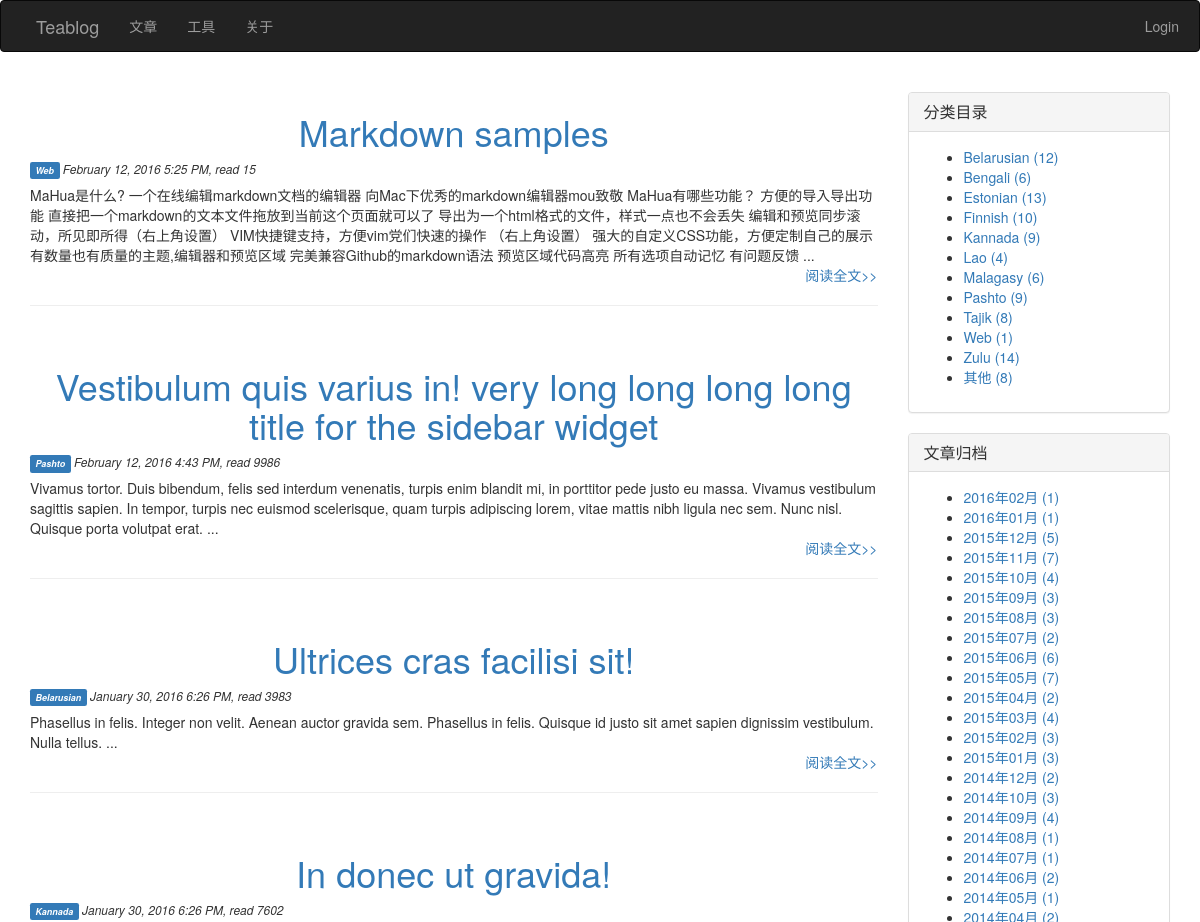
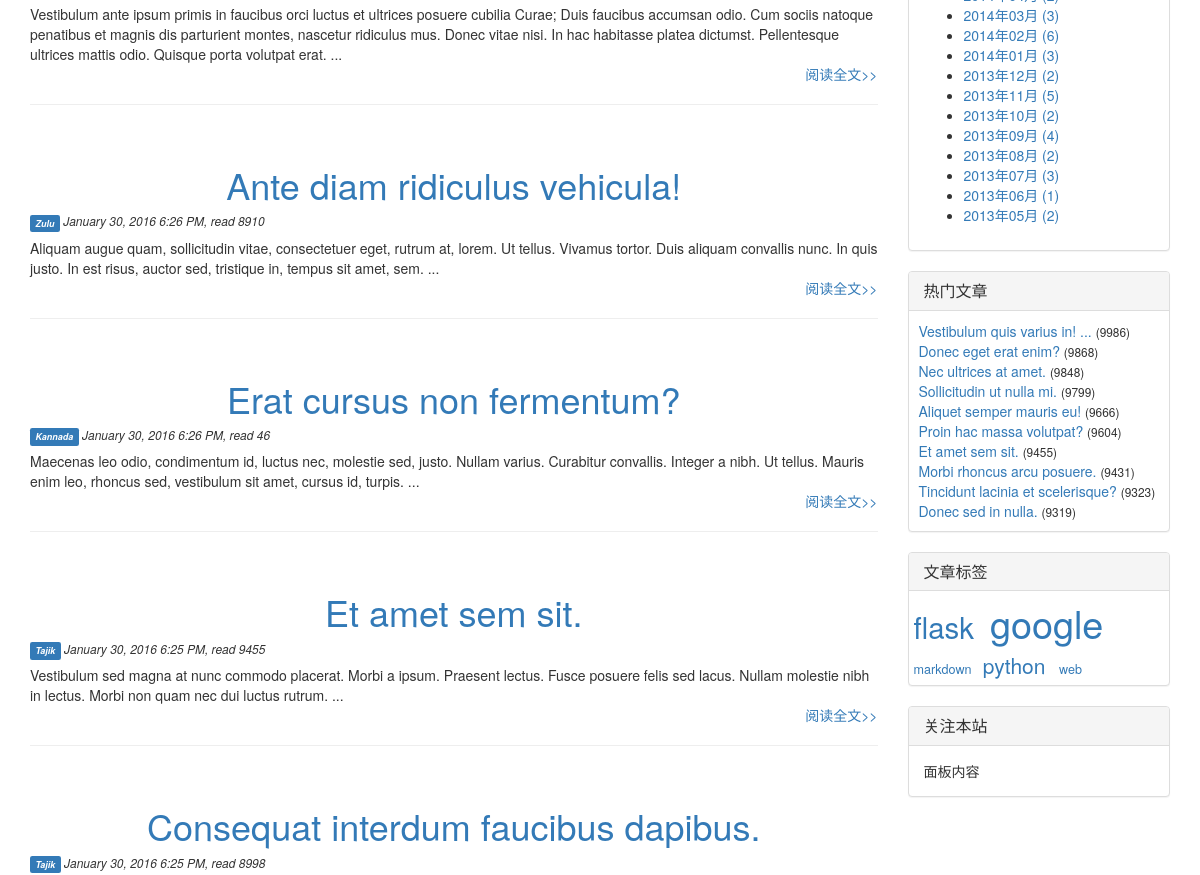
Before: / (upper part) with the older database file (2 pictures, top to bottom).
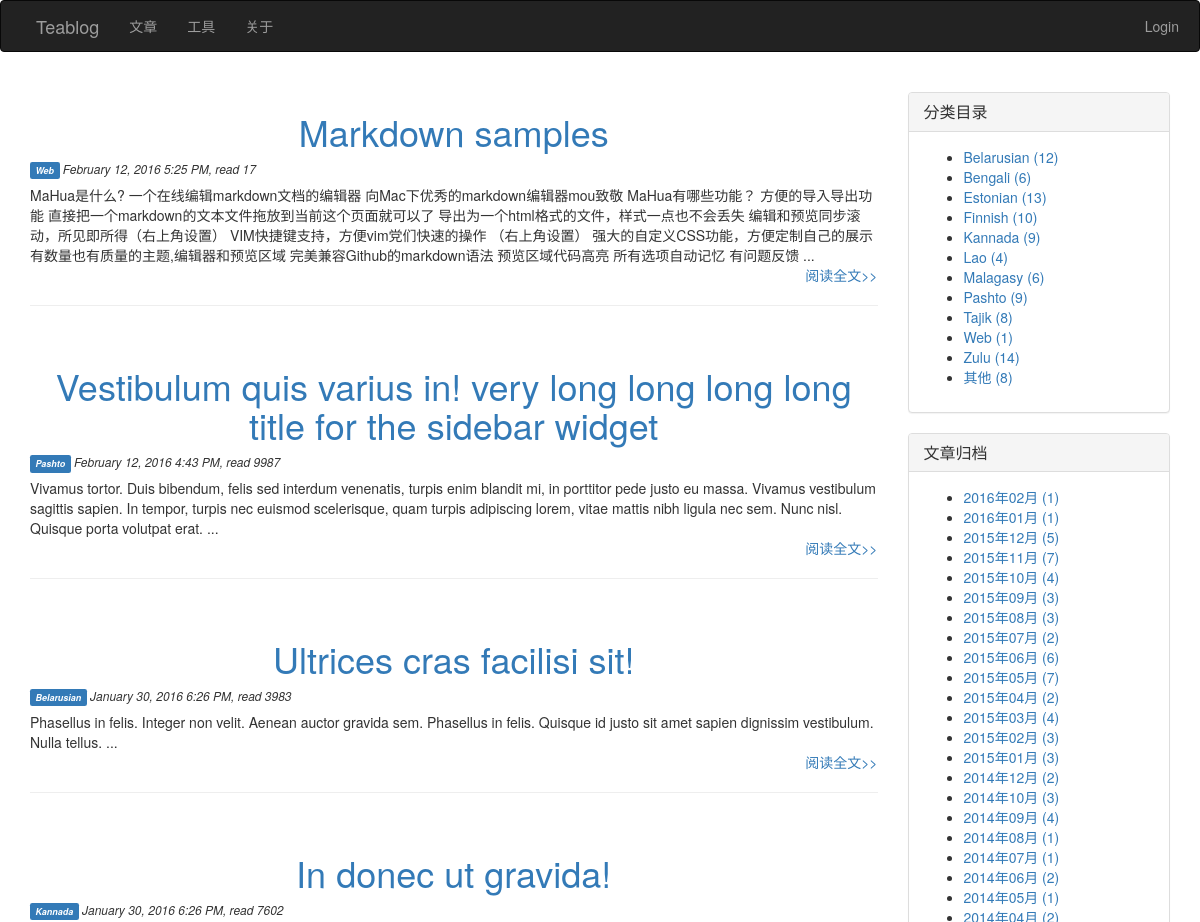
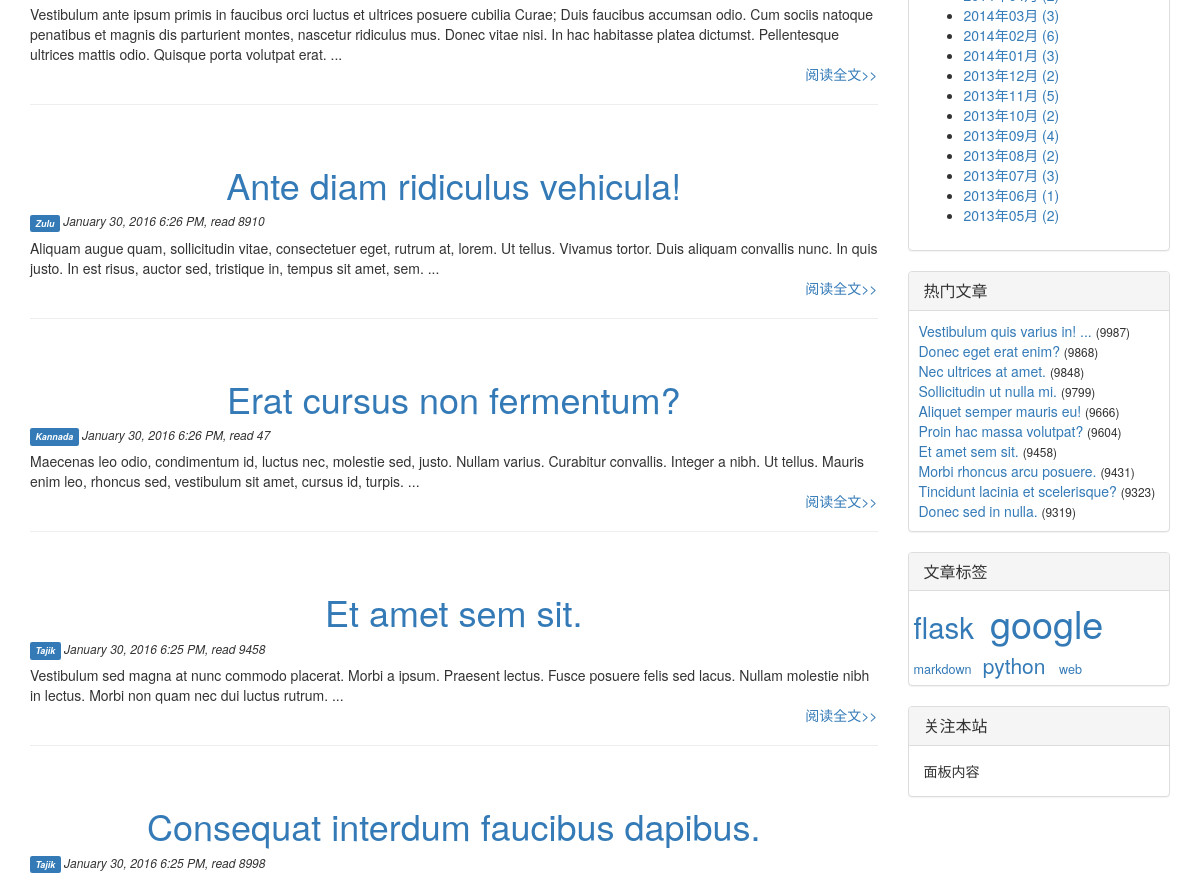
After: the same page with the newer database file (2 pictures, top to bottom).
### index.py (models this page shows, shortened)
class Article(db.Model):
    __tablename__ = 'articles'
    id = db.Column(db.Integer, primary_key=True)
    title = db.Column(db.Unicode(128), unique=True, index=True, nullable=False)
    content = db.Column(db.UnicodeText) # plain-text or markdown
    content_html = db.Column(db.UnicodeText) # html
    content_pre = db.Column(db.UnicodeText) # several top lines for preview in 'index' page
    content_size = db.Column(db.Integer)
    time_created = db.Column(db.DateTime, index=True, default=datetime.now())
    time_modified = db.Column(db.DateTime, index=True, default=datetime.now())
    read_count = db.Column(db.Integer)
    private = db.Column(db.Boolean) # non-public, or hidden
    category_id = db.Column(db.Integer, db.ForeignKey('categories.id'))
    series_id = db.Column(db.Integer, db.ForeignKey('series.id'), nullable=True) # could be null
    tags = db.Column(db.Unicode(256), index=True, nullable=True) # space separated tag worlds

class Category(db.Model):
    __tablename__ = 'categories'
    id = db.Column(db.Integer, primary_key=True)
    name = db.Column(db.Unicode(32), unique=True, index=True, nullable=False)
    articles = db.relationship('Article', backref='category', lazy='dynamic')

### index.py (the view)
@app.route('/')
def index():
    page = request.args.get('page', 1, type=int)
    pagination = Article.query.order_by(Article.time_modified.desc()).paginate(
                    page, per_page=app.config['TEABLOG_ARTICLES_PER_PAGE'], error_out=True)
    articles = pagination.items
    return render_template('index.html', articles=articles, pagination=pagination)

### index.py (called while the page is built)
def update_tags_cache(articles=None, reverse=False):
    tags = {}
    if not articles:
        articles = Article.query.order_by(Article.title).all()
    for article in articles:
        if not article.tags:
            continue
        for tag in article.tags.split():
            tags.setdefault(tag, set())
            tags[tag].add(article)
    return sorted(tags.items(), reverse=reverse) # _list_ of item: ('tag', {art1, art2, ...})

### templates/index.html (shortened to what this page needs)
{% extends 'base.html' %}
{% block page_content %}
{% for article in articles %}
<div class="post">
	<h1 class="post-title text-center"><a href="{{ url_for('article', id=article.id) }}">{{ article.title }}</a></h1>
    <p class="date">
        <h6>
            <em>
                <a href="{{ url_for('articles', by='category') }}#{{ article.category.name }}">
                    <span class="label label-primary">{{ article.category.name }}</span>
                </a>
                {{ moment(article.time_modified).format('LLL') }}, read {{ article.read_count }}
            </em>
        </h6>
    </p>
	<div class="post_body">
        {% if article.content_pre %}
            {{ article.content_pre|striptags }}
        {% elif article.content_html %}
            {{ article.content_html|striptags }}
        {% else %}
            {{ article.content }}
        {% endif %}
        ...
    </div>
    <p class="text-right"><a href="{{ url_for('article', id=article.id) }}">阅读全文&gt;&gt;</a></p>
    <hr><br>
</div>
{% endfor %}
{% endblock %}

### templates/_macros.html (shortened to what this page needs)
{% macro widget_category(data, endpoint) %}
<div class="panel panel-default">
    <div class="panel-heading">
        <h3 class="panel-title">分类目录</h3>
    </div>
    <div class="panel-body">
        <ul>
            {% for category, num in data.items() %}
                <li>
                    <a href="{{ url_for(endpoint, by='category') }}#{{ category.name }}">
                        {{ category.name }} ({{ num }})
                    </a>
                </li>
            {% endfor %}
        </ul>
    </div>
</div>
{% endmacro %}
{% macro widget_archive(data, endpoint) %}
<div class="panel panel-default">
    <div class="panel-heading">
        <h3 class="panel-title">文章归档</h3>
    </div>
    <div class="panel-body">
        <ul>
            {% for year, months in data.items() %}
                {% for month, num in months.items() %}
                    <li>
                        <a href="{{ url_for(endpoint, by='time_created') }}#{{ year }}-{{ month }}">
                            {{ year }}年{{ "%02d"|format(month) }}月 ({{ num }})
                        </a>
                    </li>
                {% endfor %}
            {% endfor %}
        </ul>
    </div>
</div>
{% endmacro %}
{% macro widget_popular(data, endpoint) %}
<div class="panel panel-default">
    <div class="panel-heading">
        <h3 class="panel-title">热门文章</h3>
    </div>
    <div class="panel-body" style="padding: 10px 5px 10px 10px;">
        {% for article in data %}
        <a href="{{ url_for(endpoint, id=article.id) }}">{{ article.title|truncate(30, True) }}</a> <small>({{ article.read_count }})</small><br>
        {% endfor %}
    </div>
</div>
{% endmacro %}
{% macro widget_tags(data, endpoint) %}
    {% set num_min, num_max = data[0] %}
    {% set font_min, font_max = (90, 270) %}
    {% if num_min == num_max or num_min == -1 %}
    {%      set size_delta = 0 %}
    {% else %}
    {%      set size_delta = ((font_max - font_min) // (num_max - num_min)) %}
    {% endif %}
<div class="panel panel-default">
    <div class="panel-heading">
        <h3 class="panel-title">文章标签</h3>
    </div>
    <div class="panel-body" style="padding: 5px;">
        {% for tag_data in data[1:] %}
        <a href="{{ url_for(endpoint, by='tag') }}#{{ tag_data[0] }}">
            <span style="font-size:{{ (tag_data[1] - num_min) * size_delta + font_min }}%">{{ tag_data[0] }}<span>
        </a>&nbsp;
        {% endfor %}
    </div>
</div>
{% endmacro %}

Changed rows visible on the page:
changed Article "Markdown samples": read_count "15" → "17"
changed Article "Vestibulum quis varius in! very long long long long title for the sidebar widget": read_count "9986" → "9987"
changed Article "Erat cursus non fermentum?": read_count "46" → "47"
changed Article "Et amet sem sit.": read_count "9455" → "9458"
